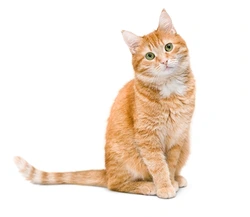
#> input picture 6 sem/cv/3/cat.jpg, 250 x 217 px
$ jupyter execute 3.ipynb
#> lines starting #> are read from the running program, lines starting #| are printed output that depends on the picture; after the words box and inside, x2 and y2 are one past the last pixel; in counts of white or black regions, pixels touching at a corner belong together
# Детектор углов Harris

[cell 1]
import cv2
from IPython.display import Image, display
import numpy as np
# Загрузка изображения
img = cv2.imread('cat.jpg')
#> img is the input picture: shape (217, 250, 3); mean B, G, R 224.6, 234.5, 245.4
# Преобразование в оттенки серого. Детектор Хариса работает с интенсивностью, поэтому цветное изображение нужно преобразовать в черно-белое.
gray = cv2.cvtColor(img, cv2.COLOR_BGR2GRAY)
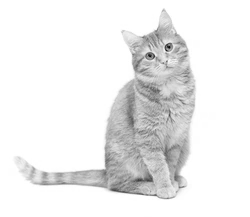
#> gray: shape (217, 250); min 6, max 255, mean 236.6
# Применение детектора углов Harris
gray = np.float32(gray)
dst = cv2.cornerHarris(gray, blockSize=2, ksize=3, k=0.09)
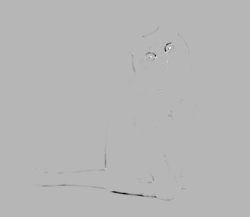
#> dst: shape (217, 250) float32; min -35200652, max 13910400, mean -64609.8; drawn with min black and max white
# Расширение результата для лучшей визуализации
dst = cv2.dilate(dst, None)
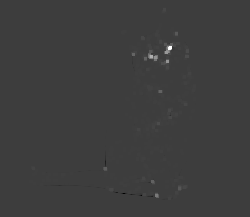
#> dst: shape (217, 250) float32; min -4434701, max 13910400, mean 27252.2; drawn with min black and max white
# Пороговое значение для выделения углов
img[dst > 0.03 * dst.max()] = [0, 0, 255] # Красные круги
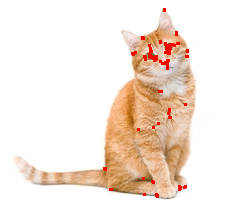
#> img: shape (217, 250, 3); 1.05% of pixels changed, all inside (x1, y1, x2, y2) = (103, 8, 189, 198)
# Отображение результата
cv2.imwrite('Harris.jpg', img)
display(Image('Harris.jpg'))

# Детектор SIFT

[cell 2]
import cv2
from IPython.display import Image, display
import numpy as np

# Загрузка изображения
img = cv2.imread('cat.jpg')

# Преобразование в оттенки серого
gray = cv2.cvtColor(img, cv2.COLOR_BGR2GRAY)

# Создание объекта SIFT
sift = cv2.SIFT_create(contrastThreshold=0.065, edgeThreshold=1.8)

# Обнаружение ключевых точек и описание дескрипторов
kp, des = sift.detectAndCompute(gray, None)
#> kp = 26 keypoints; strongest (x, y, size): (168, 46, 4.3), (149, 179, 5.2), (177, 178, 5.6), (45, 174, 4)

# Визуализация ключевых точек
img_sift = cv2.drawKeypoints(img, kp, None, flags=cv2.DRAW_MATCHES_FLAGS_DRAW_RICH_KEYPOINTS)

# Сохранение результата в файл
cv2.imwrite('SIFT_Keypoints.jpg', img_sift)

# Отображение результата
display(Image('SIFT_Keypoints.jpg'))
